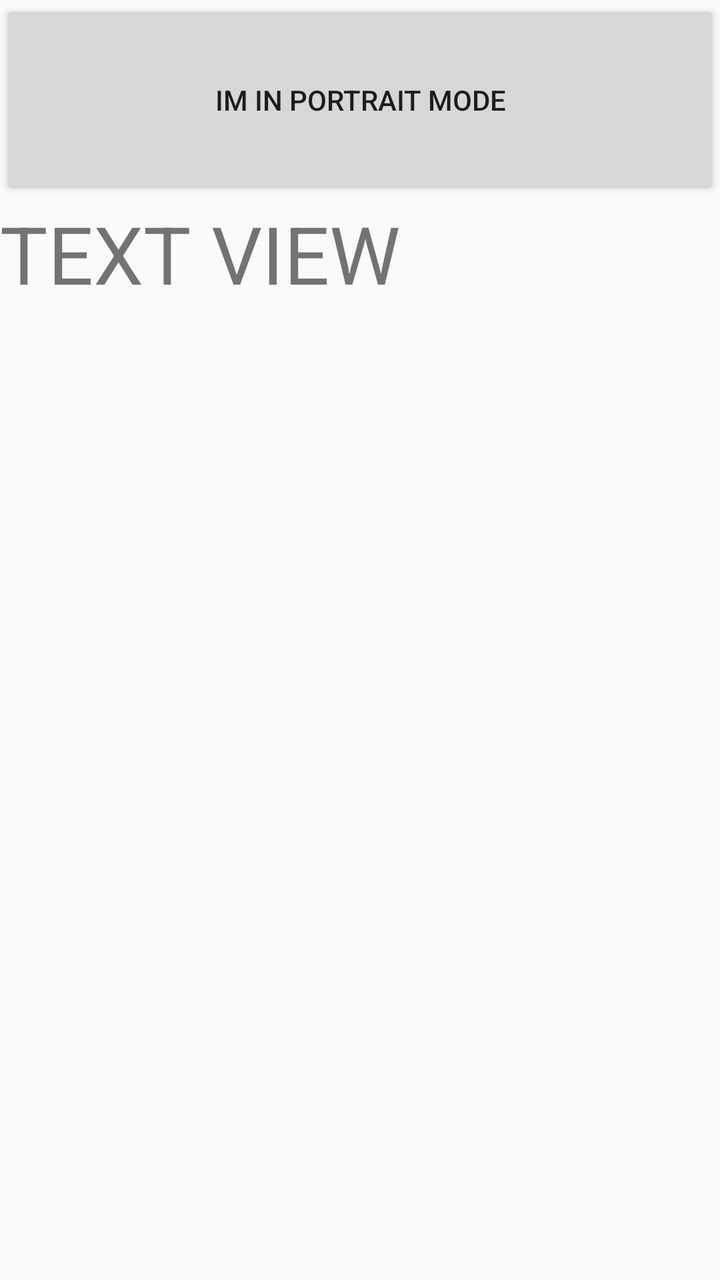
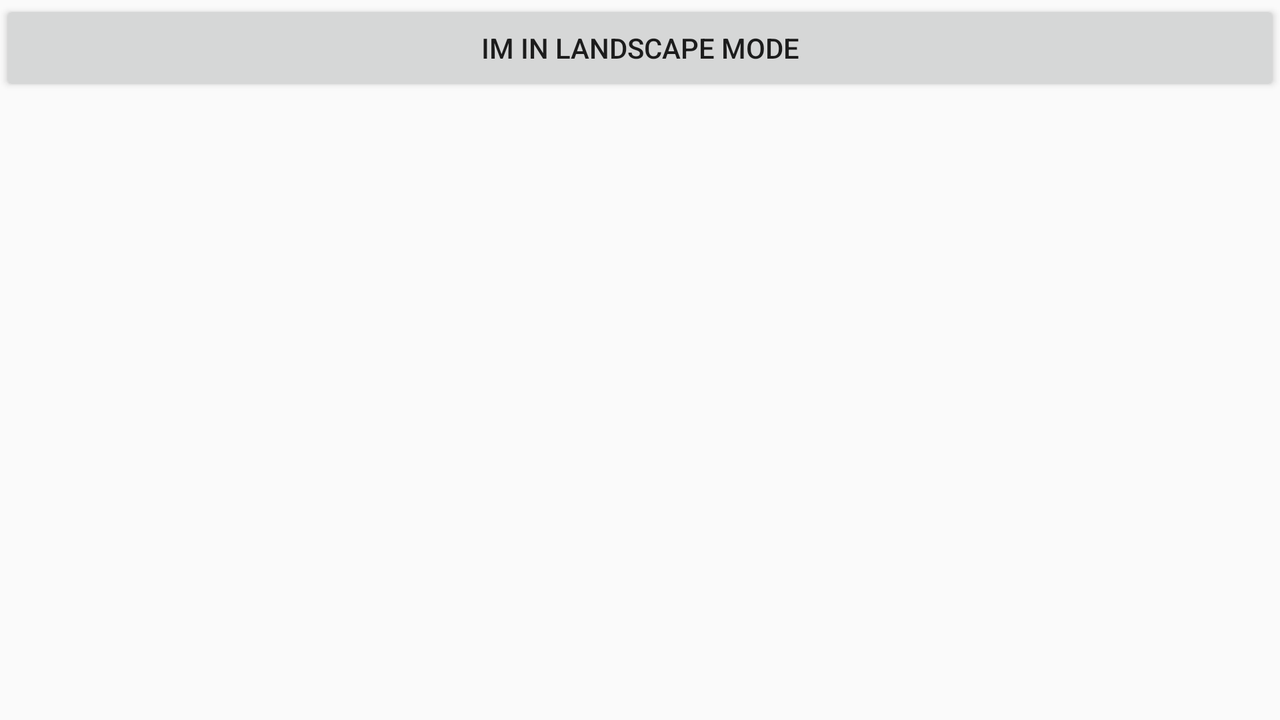

The same Android screen from two of the app's own layout files: first res/layout/ as a phone draws it, then the repository's variant for another configuration, drawn on a device whose configuration selects that folder. Both files follow.
<!-- AndroidManifest.xml: application theme AppTheme -->
<!-- res/layout/activity_one.xml -->
<?xml version="1.0" encoding="utf-8"?>
<LinearLayout xmlns:android="http://schemas.android.com/apk/res/android"
    xmlns:tools="http://schemas.android.com/tools"
    android:layout_width="match_parent"
    android:layout_height="match_parent"
    android:orientation="vertical"
    tools:context="codeproject.sample.com.androidtutorials.ActivityOne">


    <Button
        android:layout_width="match_parent"
        android:layout_height="100dip"
        android:text="Im in Portrait Mode" />

    <TextView
        android:layout_width="match_parent"
        android:layout_height="100dip"
        android:text="TEXT VIEW"
        android:textSize="40sp" />

</LinearLayout>
<!-- resources referenced by this layout -->
<resources>
  <!-- from res/values-v21/ -->
  <style name="AppTheme" parent="Theme.AppCompat.Light.DarkActionBar">
          
          <item name="colorPrimary">@color/colorPrimary</item>
          <item name="colorPrimaryDark">@color/colorPrimaryDark</item>
          <item name="colorAccent">@color/colorAccent</item>
          <item name="android:windowContentTransitions">true</item>
          <item name="android:windowAllowEnterTransitionOverlap">true</item>
  
      </style>
  <color name="colorPrimary">#3fb555</color>
  <color name="colorPrimaryDark">#303F9F</color>
  <color name="colorAccent">#FF4081</color>
</resources>
<!-- res/layout-land/activity_one.xml (the repository's variant of the layout above) -->
<!-- drawn on the phone turned sideways -->
<?xml version="1.0" encoding="utf-8"?>
<android.support.constraint.ConstraintLayout xmlns:android="http://schemas.android.com/apk/res/android"
    xmlns:tools="http://schemas.android.com/tools"
    android:layout_width="match_parent"
    android:layout_height="match_parent"
    tools:context="codeproject.sample.com.androidtutorials.ActivityOne">
    <Button
        android:text="Im in Landscape Mode"
        android:layout_width="match_parent"
        android:layout_height="wrap_content" />
</android.support.constraint.ConstraintLayout>
